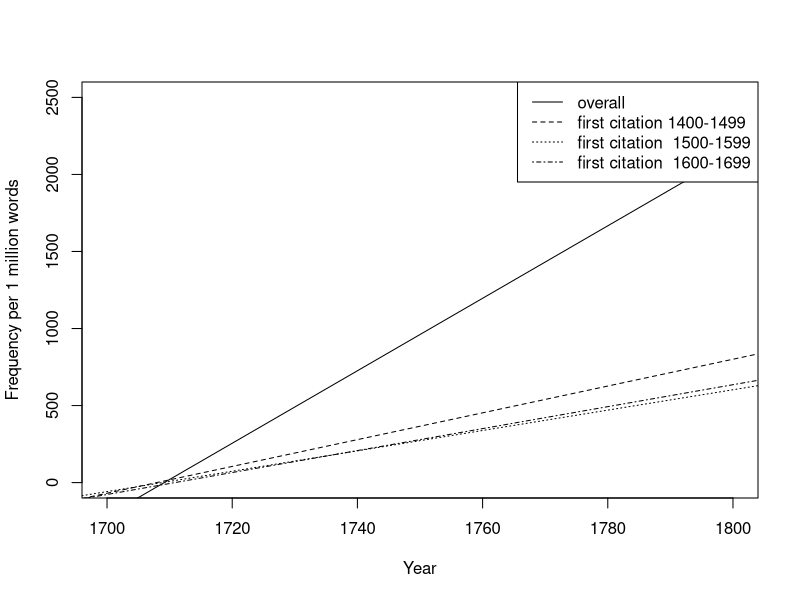

This figure's R source:


#we have acquired intercepts and slopes, now we plot them
setwd("Desktop/rplots")


overall= c(-40197.30672, 23.51911)
firstcentury= c(-14851.555503,8.695632);
secondcentury= c(-11295.445279,6.609997);
thirdcentury= c(-12191.78252,7.12621);

periods= list(firstcentury, secondcentury, thirdcentury);
print (firstcentury[1]);

png("allgenres_byfirstcitation.png", width=960, height=640, res=100)
plot(overall,  ylim=c(0,2500), xlim=c(1700,1800), xlab="Year", ylab="Frequency per 1 million words");
abline(overall[1], overall[2], lty=1);

ltyvector=c(1);
count=2;

for (p in periods)
{
	cat ('intercept', p[1], 'slope', p[2],'\n');
	abline(p[1], p[2], lty=count);
	
	ltyvector=c(ltyvector, count);
	
	count=count+1;
	
}

legend('topright', legend=c("overall", "first citation 1400-1499", "first citation  1500-1599", "first citation  1600-1699"), lty=ltyvector)


dev.off()